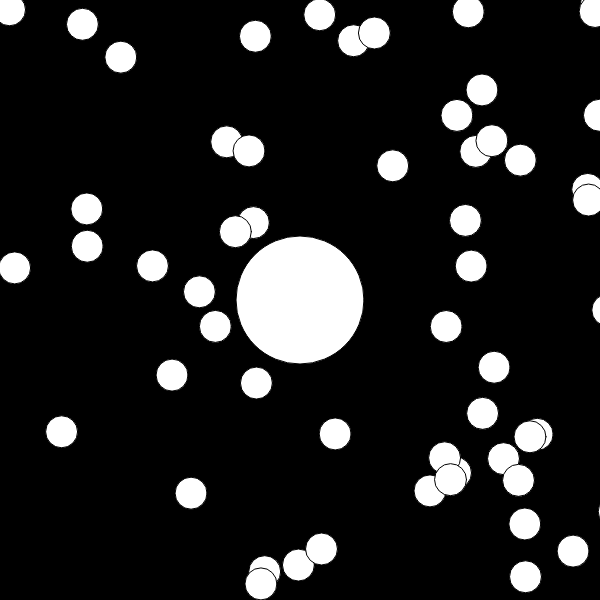
Frame 1 (no input)
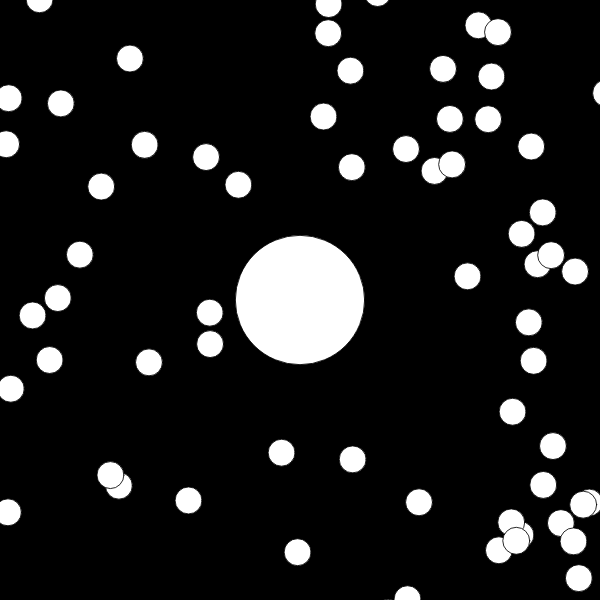
Frame 60 (no input)
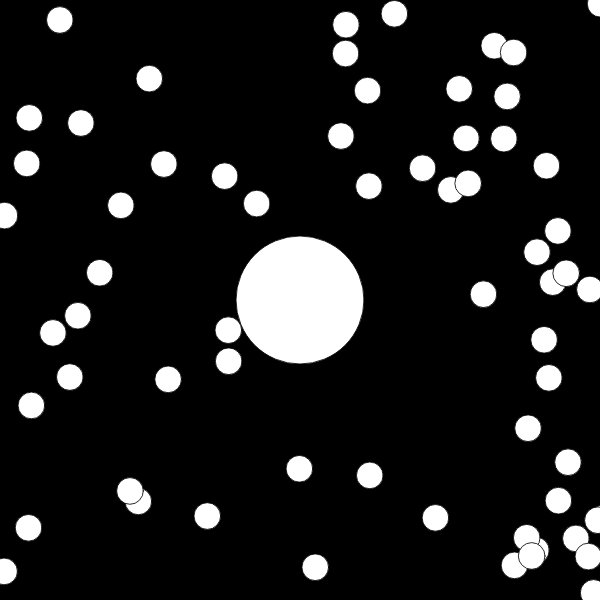
Frame 120 (the mouse pressed at the canvas centre since frame 60)

The p5.js sketch that drew these frames (run headless with seeded random() and noise() and a simulated clock; from frame 60 on, the mouse is pressed at the canvas centre):

// p5.js sketch
// ── sketch.js
var cell;
var cells = [];
var zoom = 1;
function setup() {
    createCanvas(600, 600);
    cell = new Cell(0, 0, 64);
    for (var i = 0; i < 200; i++) {
        var x = random(-width, width);
        var y = random(-height, height);
        cells[i] = new Cell(x, y, 16);
    }
}

function draw() {
    background(0);
    translate(width/2,height/2);
    var newzoom = 64 / cell.r;
    zoom = lerp(zoom, newzoom, 0.1);
    scale(zoom);
    translate(-cell.pos.x,-cell.pos.y);
    for (var i = cells.length - 1; i >= 0; i--) {
        cells[i].show();
        if (cell.eats(cells[i])) {
            cells.splice(i, 1);
        }
    }
    cell.show();
    cell.update();
}
// ── cell.js
function Cell(x, y, r) {
    this.pos = createVector(x, y);
    this.r = r;
    this.v = createVector(0,0);
    this.update = function(){
        var v1 = createVector(mouseX - width/2, mouseY - height/2);
        v1.setMag(3);
        this.v.lerp(v1, 0.1);
        this.pos.add(this.v);
    }
    this.eats = function(other) {
        var d = p5.Vector.dist(this.pos, other.pos);
        if (d < this.r + other.r) {
            var sum = PI * this.r * this.r + PI * other.r * other.r;
            this.r = sqrt(sum / PI);
            return true;
        } else {
            return false;
        }
    }

    this.show = function() {
        fill(255);
        ellipse(this.pos.x, this.pos.y, this.r * 2, this.r * 2);
    }
}
